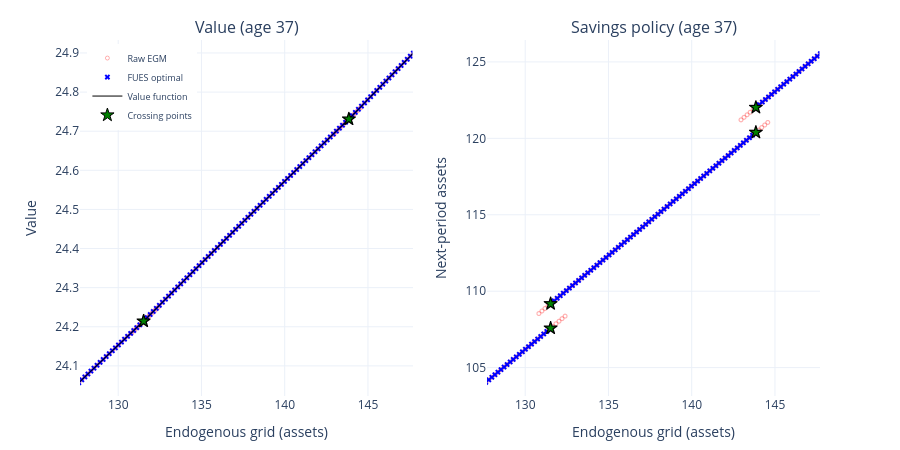

The cell this chart's notebook holds for it:
### Code cell
# ── Interactive EGM grid plot (auto-centered on crossings, auto y-range) ──
from examples.retirement.outputs import nb_plot_egm_interactive

fig = nb_plot_egm_interactive(nest, model, age=plot_age, pad=10)
fig.show()

### Figure 1 — Plotly figure (JSON) as saved in the notebook; plotly's stock layout.template omitted (floating-point values rounded to 4 significant figures; data arrays with more than 128 entries replaced by an {"elided": "..."} marker saying what was removed)
{"data": [{"marker": {"color": "red", "opacity": 0.3, "size": 4, "symbol": "circle-open"}, "mode": "markers", "name": "Raw EGM", "type": "scattergl", "x": {"elided": "3000 float values"}, "xaxis": "x", "y": {"elided": "3000 float values"}, "yaxis": "y"}, {"marker": {"color": "blue", "size": 5, "symbol": "x"}, "mode": "markers", "name": "FUES optimal", "type": "scattergl", "x": {"elided": "2883 float values"}, "xaxis": "x", "y": {"elided": "2883 float values"}, "yaxis": "y"}, {"line": {"color": "black", "width": 1}, "mode": "lines", "name": "Value function", "type": "scattergl", "x": {"elided": "2883 float values"}, "xaxis": "x", "y": {"elided": "2883 float values"}, "yaxis": "y"}, {"marker": {"color": "green", "line": {"color": "black", "width": 1}, "size": 10, "symbol": "star"}, "mode": "markers", "name": "Crossing points", "type": "scattergl", "x": [76.63, 76.63, 86.79, 86.79, 97.21, 97.21, 108.2, 108.2, 119.6, 119.6, 131.5, 131.5, 143.9, 143.9, 156.8, 156.8, 170.0, 170.0, 183.7, 183.7, 198.0, 198.0, 212.7, 212.7], "xaxis": "x", "y": [22.05, 22.05, 22.44, 22.44, 22.84, 22.84, 23.27, 23.27, 23.73, 23.73, 24.21, 24.21, 24.73, 24.73, 25.28, 25.28, 25.86, 25.86, 26.47, 26.47, 27.12, 27.12, 27.8, 27.8], "yaxis": "y"}, {"marker": {"color": "red", "opacity": 0.3, "size": 4, "symbol": "circle-open"}, "mode": "markers", "showlegend": false, "type": "scattergl", "x": {"elided": "3000 float values"}, "xaxis": "x2", "y": {"elided": "3000 float values"}, "yaxis": "y2"}, {"marker": {"color": "blue", "size": 5, "symbol": "x"}, "mode": "markers", "showlegend": false, "type": "scattergl", "x": {"elided": "2883 float values"}, "xaxis": "x2", "y": {"elided": "2883 float values"}, "yaxis": "y2"}, {"marker": {"color": "green", "line": {"color": "black", "width": 1}, "size": 10, "symbol": "star"}, "mode": "markers", "showlegend": false, "type": "scattergl", "x": [76.63, 76.63, 86.79, 86.79, 97.21, 97.21, 108.2, 108.2, 119.6, 119.6, 131.5, 131.5, 143.9, 143.9, 156.8, 156.8, 170.0, 170.0, 183.7, 183.7, 198.0, 198.0, 212.7, 212.7], "xaxis": "x2", "y": [50.18, 51.63, 60.85, 62.33, 71.8, 73.31, 83.29, 84.83, 95.21, 96.78, 107.6, 109.2, 120.4, 122.0, 133.7, 135.4, 147.4, 149.1, 161.6, 163.3, 176.2, 178.0, 191.4, 193.2], "yaxis": "y2"}], "layout": {"annotations": [{"font": {"size": 16}, "showarrow": false, "text": "Value (age 37)", "x": 0.225, "xanchor": "center", "xref": "paper", "y": 1, "yanchor": "bottom", "yref": "paper"}, {"font": {"size": 16}, "showarrow": false, "text": "Savings policy (age 37)", "x": 0.775, "xanchor": "center", "xref": "paper", "y": 1, "yanchor": "bottom", "yref": "paper"}], "dragmode": "zoom", "height": 450, "legend": {"font": {"size": 9}, "x": 0.01, "y": 0.99}, "margin": {"b": 40, "t": 40}, "xaxis": {"anchor": "y", "domain": [0, 0.45], "range": [127.7, 147.7], "title": {"text": "Endogenous grid (assets)"}}, "xaxis2": {"anchor": "y2", "domain": [0.55, 1], "range": [127.7, 147.7], "title": {"text": "Endogenous grid (assets)"}}, "yaxis": {"anchor": "x", "domain": [0, 1], "range": [24.02, 24.93], "title": {"text": "Value"}}, "yaxis2": {"anchor": "x2", "domain": [0, 1], "range": [103.1, 126.4], "title": {"text": "Next-period assets"}}}}
